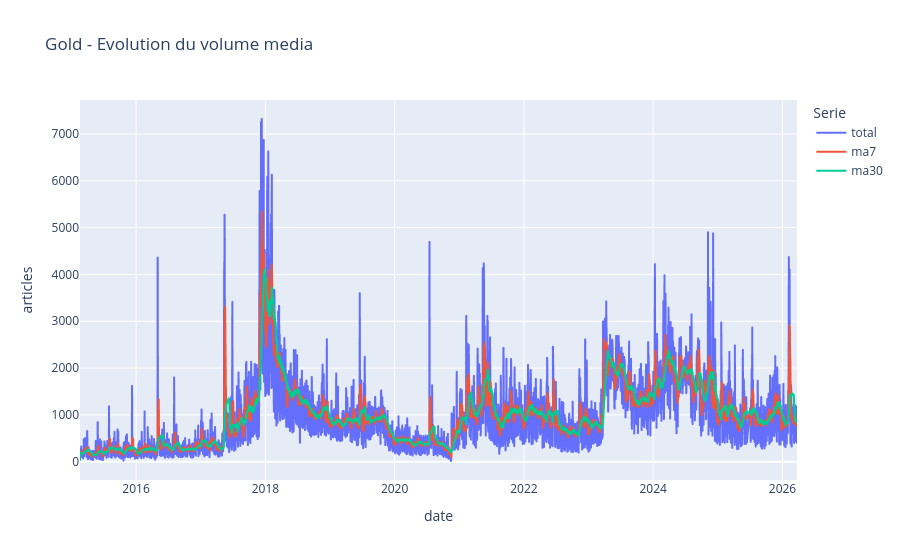
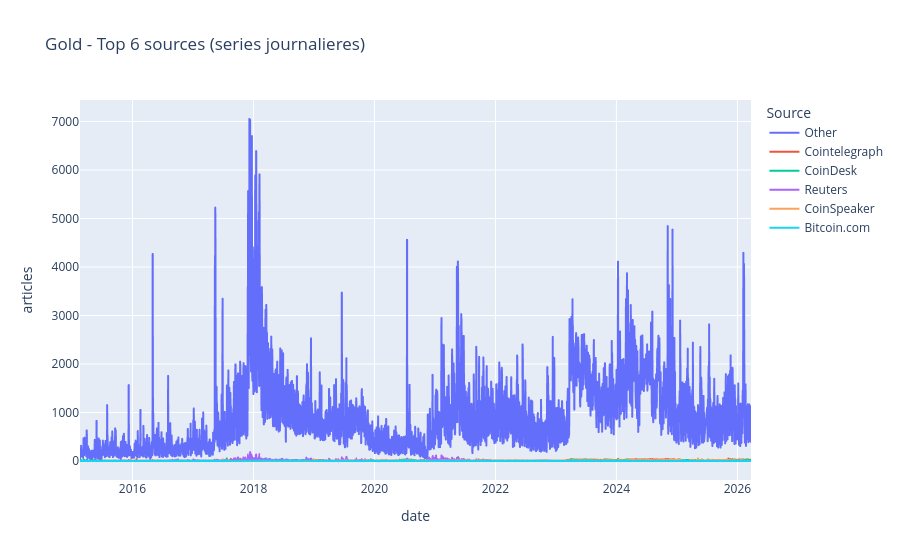

Notebook source saved alongside these figures, in order:
### Code cell
# Tendances temporelles
plot_df = gold_df.sort_values("date").copy()
plot_df["ma7"] = plot_df["total"].rolling(7, min_periods=1).mean()
plot_df["ma30"] = plot_df["total"].rolling(30, min_periods=1).mean()

# Serie globale: total + moyennes mobiles
time_series_df = plot_df[["date", "total", "ma7", "ma30"]].melt(
    id_vars="date",
    var_name="serie",
    value_name="articles",
)

fig_total = px.line(
    time_series_df,
    x="date",
    y="articles",
    color="serie",
    title="Gold - Evolution du volume media",
)
fig_total.update_layout(legend_title_text="Serie")
fig_total.show()

# Top sources dans le temps
top_sources = source_totals.head(6).index.tolist()
top_sources_df = plot_df[["date"] + top_sources].melt(
    id_vars="date",
    var_name="source",
    value_name="articles",
)

fig_sources = px.line(
    top_sources_df,
    x="date",
    y="articles",
    color="source",
    title="Gold - Top 6 sources (series journalieres)",
)
fig_sources.update_layout(legend_title_text="Source")
fig_sources.show()

### Figure 1 — Plotly figure (JSON) as saved in the notebook; plotly's stock layout.template omitted (floating-point values rounded to 4 significant figures; data arrays with more than 128 entries replaced by an {"elided": "..."} marker saying what was removed)
{"data": [{"hovertemplate": "serie=total<br>date=%{x}<br>articles=%{y}<extra></extra>", "legendgroup": "total", "line": {"color": "#636efa", "dash": "solid"}, "marker": {"symbol": "circle"}, "mode": "lines", "name": "total", "showlegend": true, "type": "scattergl", "x": {"elided": "4035 str values"}, "xaxis": "x", "y": {"elided": "4035 float values"}, "yaxis": "y"}, {"hovertemplate": "serie=ma7<br>date=%{x}<br>articles=%{y}<extra></extra>", "legendgroup": "ma7", "line": {"color": "#EF553B", "dash": "solid"}, "marker": {"symbol": "circle"}, "mode": "lines", "name": "ma7", "showlegend": true, "type": "scattergl", "x": {"elided": "4035 str values"}, "xaxis": "x", "y": {"elided": "4035 float values"}, "yaxis": "y"}, {"hovertemplate": "serie=ma30<br>date=%{x}<br>articles=%{y}<extra></extra>", "legendgroup": "ma30", "line": {"color": "#00cc96", "dash": "solid"}, "marker": {"symbol": "circle"}, "mode": "lines", "name": "ma30", "showlegend": true, "type": "scattergl", "x": {"elided": "4035 str values"}, "xaxis": "x", "y": {"elided": "4035 float values"}, "yaxis": "y"}], "layout": {"legend": {"title": {"text": "Serie"}, "tracegroupgap": 0}, "title": {"text": "Gold - Evolution du volume media"}, "xaxis": {"anchor": "y", "domain": [0, 1], "title": {"text": "date"}}, "yaxis": {"anchor": "x", "domain": [0, 1], "title": {"text": "articles"}}}}

### Figure 2 — Plotly figure (JSON) as saved in the notebook; plotly's stock layout.template omitted (floating-point values rounded to 4 significant figures; data arrays with more than 128 entries replaced by an {"elided": "..."} marker saying what was removed)
{"data": [{"hovertemplate": "source=Other<br>date=%{x}<br>articles=%{y}<extra></extra>", "legendgroup": "Other", "line": {"color": "#636efa", "dash": "solid"}, "marker": {"symbol": "circle"}, "mode": "lines", "name": "Other", "showlegend": true, "type": "scattergl", "x": {"elided": "4035 str values"}, "xaxis": "x", "y": {"elided": "4035 int values"}, "yaxis": "y"}, {"hovertemplate": "source=Cointelegraph<br>date=%{x}<br>articles=%{y}<extra></extra>", "legendgroup": "Cointelegraph", "line": {"color": "#EF553B", "dash": "solid"}, "marker": {"symbol": "circle"}, "mode": "lines", "name": "Cointelegraph", "showlegend": true, "type": "scattergl", "x": {"elided": "4035 str values"}, "xaxis": "x", "y": {"elided": "4035 int values"}, "yaxis": "y"}, {"hovertemplate": "source=CoinDesk<br>date=%{x}<br>articles=%{y}<extra></extra>", "legendgroup": "CoinDesk", "line": {"color": "#00cc96", "dash": "solid"}, "marker": {"symbol": "circle"}, "mode": "lines", "name": "CoinDesk", "showlegend": true, "type": "scattergl", "x": {"elided": "4035 str values"}, "xaxis": "x", "y": {"elided": "4035 int values"}, "yaxis": "y"}, {"hovertemplate": "source=Reuters<br>date=%{x}<br>articles=%{y}<extra></extra>", "legendgroup": "Reuters", "line": {"color": "#ab63fa", "dash": "solid"}, "marker": {"symbol": "circle"}, "mode": "lines", "name": "Reuters", "showlegend": true, "type": "scattergl", "x": {"elided": "4035 str values"}, "xaxis": "x", "y": {"elided": "4035 int values"}, "yaxis": "y"}, {"hovertemplate": "source=CoinSpeaker<br>date=%{x}<br>articles=%{y}<extra></extra>", "legendgroup": "CoinSpeaker", "line": {"color": "#FFA15A", "dash": "solid"}, "marker": {"symbol": "circle"}, "mode": "lines", "name": "CoinSpeaker", "showlegend": true, "type": "scattergl", "x": {"elided": "4035 str values"}, "xaxis": "x", "y": {"elided": "4035 int values"}, "yaxis": "y"}, {"hovertemplate": "source=Bitcoin.com<br>date=%{x}<br>articles=%{y}<extra></extra>", "legendgroup": "Bitcoin.com", "line": {"color": "#19d3f3", "dash": "solid"}, "marker": {"symbol": "circle"}, "mode": "lines", "name": "Bitcoin.com", "showlegend": true, "type": "scattergl", "x": {"elided": "4035 str values"}, "xaxis": "x", "y": {"elided": "4035 int values"}, "yaxis": "y"}], "layout": {"legend": {"title": {"text": "Source"}, "tracegroupgap": 0}, "title": {"text": "Gold - Top 6 sources (series journalieres)"}, "xaxis": {"anchor": "y", "domain": [0, 1], "title": {"text": "date"}}, "yaxis": {"anchor": "x", "domain": [0, 1], "title": {"text": "articles"}}}}
